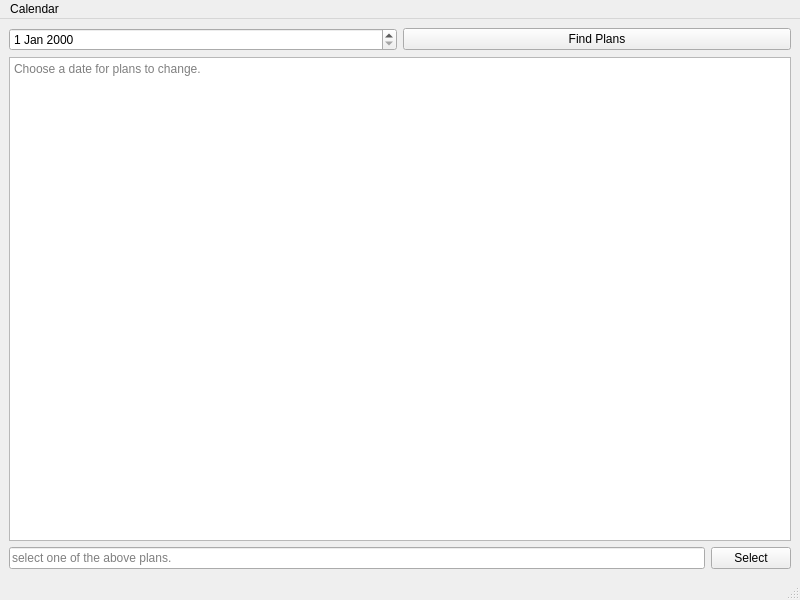
<?xml version="1.0" encoding="UTF-8"?>
<ui version="4.0">
 <class>CalendarViewWindow</class>
 <widget class="QMainWindow" name="CalendarViewWindow">
  <property name="geometry">
   <rect>
    <x>0</x>
    <y>0</y>
    <width>800</width>
    <height>600</height>
   </rect>
  </property>
  <property name="windowTitle">
   <string>MainWindow</string>
  </property>
  <widget class="QWidget" name="centralwidget">
   <layout class="QVBoxLayout" name="verticalLayout">
    <item>
     <layout class="QHBoxLayout" name="horizontalLayout_2">
      <item>
       <widget class="QDateEdit" name="dateEdit"/>
      </item>
      <item>
       <widget class="QPushButton" name="chooseDateButton">
        <property name="text">
         <string>Find Plans</string>
        </property>
       </widget>
      </item>
     </layout>
    </item>
    <item>
     <widget class="QTextBrowser" name="planTextBrowser">
      <property name="placeholderText">
       <string>Choose a date for plans to change.</string>
      </property>
     </widget>
    </item>
    <item>
     <layout class="QHBoxLayout" name="horizontalLayout">
      <item>
       <widget class="QLineEdit" name="listNumberText">
        <property name="placeholderText">
         <string>select one of the above plans.</string>
        </property>
       </widget>
      </item>
      <item>
       <widget class="QPushButton" name="selectButton">
        <property name="text">
         <string>Select</string>
        </property>
       </widget>
      </item>
     </layout>
    </item>
   </layout>
  </widget>
  <widget class="QMenuBar" name="menubar">
   <property name="geometry">
    <rect>
     <x>0</x>
     <y>0</y>
     <width>800</width>
     <height>21</height>
    </rect>
   </property>
   <widget class="QMenu" name="menuCalendar">
    <property name="title">
     <string>Calendar</string>
    </property>
   </widget>
   <addaction name="menuCalendar"/>
  </widget>
  <widget class="QStatusBar" name="statusbar"/>
 </widget>
 <resources/>
 <connections/>
</ui>
